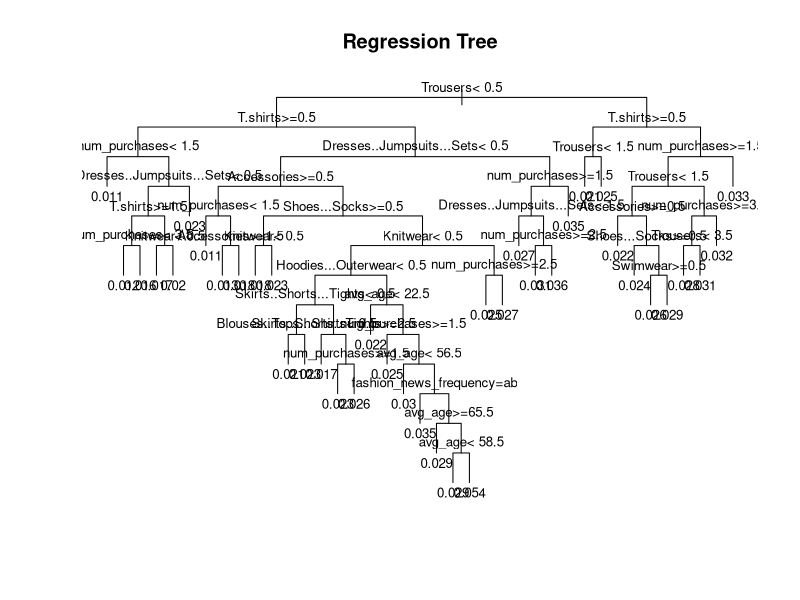
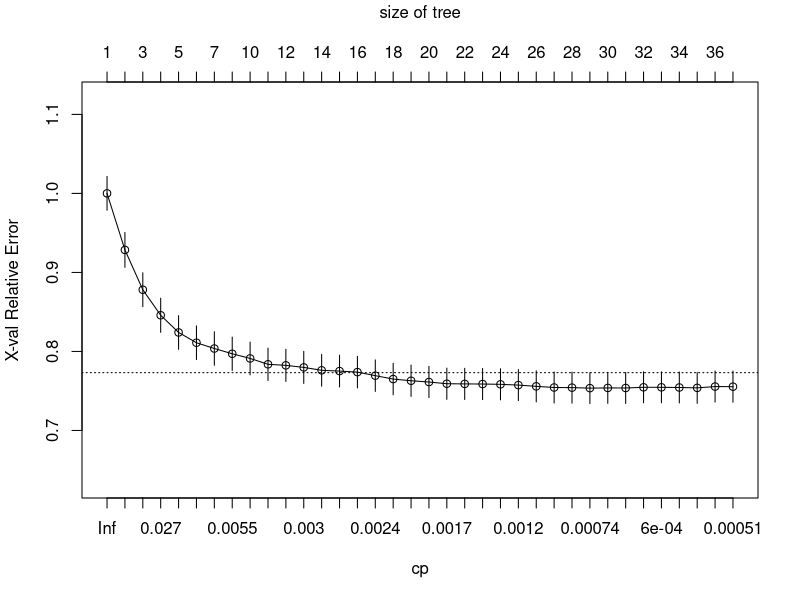
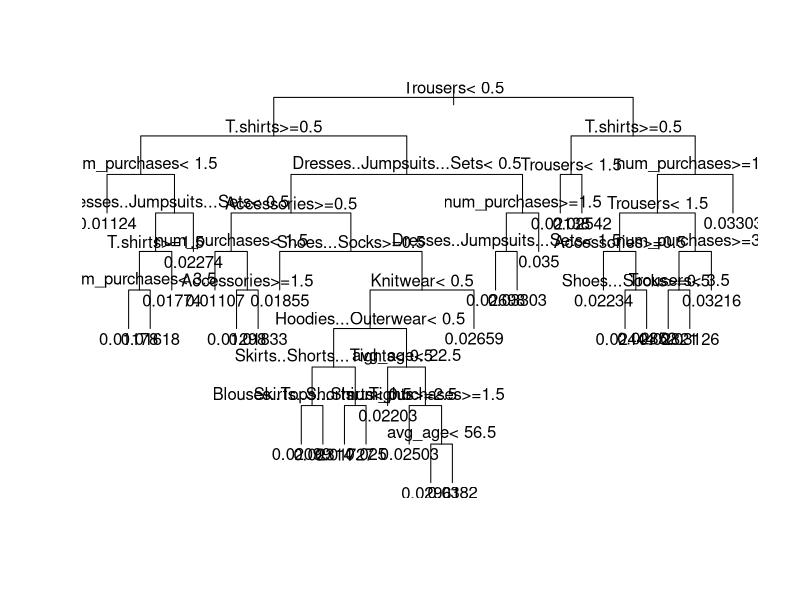

Write R code to recreate these figures, in order.
library(rpart)

setwd("C:/Users/Dell/Desktop/UMD/Spring 2025/BUMK 746 Data Science for Customer Analytics/Group Project")
data <- read.csv("final_data.csv")

set.seed(746)
train_ind <- sample(seq_len(nrow(data)), size=0.8*nrow(data))
train <- data[train_ind, ]
test <- data[-train_ind, ]

################################################################################
# REGRESSION TREE
################################################################################

# fitting a tree at an arbitrary cp
regtree <- rpart(aov ~ ., data=train[,-1], method='anova', control=rpart.control(cp=0.0005))
print(regtree)
plot(regtree, uniform = TRUE, main = "Regression Tree")
text(regtree, cex = 0.8, digits=2)

# pruning the tree
printcp(regtree) #xerror is minimized to 0.75355 at cp=0.00071458
plotcp(regtree)

regtree_pruned <- prune(regtree, cp=0.00071458)
plot(regtree_pruned, uniform=TRUE)
text(regtree_pruned)
sort(regtree_pruned$variable.importance, decreasing=TRUE)

# performance on training data
pred_train <- predict(regtree_pruned, train)
rmse_train <- sqrt(mean((train$aov - pred_train)^2))
rss_train <- sum((train$aov - pred_train)^2)
tss_train <- sum((train$aov - mean(train$aov))^2)
r2_train <- 1 - (rss_train / tss_train)

# performance on testing data
pred_test <- predict(regtree_pruned, test)
rmse_test <- sqrt(mean((test$aov - pred_test)^2))
rss_test <- sum((test$aov - pred_test)^2)
tss_test <- sum((test$aov - mean(test$aov))^2)
r2_test <- 1 - (rss_test / tss_test)